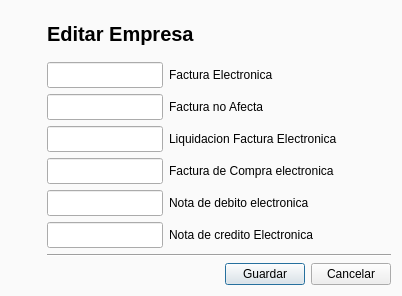
<?xml version="1.0" encoding="UTF-8"?>
<ui version="4.0">
 <class>Dialog</class>
 <widget class="QDialog" name="Dialog">
  <property name="enabled">
   <bool>true</bool>
  </property>
  <property name="geometry">
   <rect>
    <x>0</x>
    <y>0</y>
    <width>402</width>
    <height>296</height>
   </rect>
  </property>
  <property name="sizePolicy">
   <sizepolicy hsizetype="Fixed" vsizetype="Fixed">
    <horstretch>2</horstretch>
    <verstretch>0</verstretch>
   </sizepolicy>
  </property>
  <property name="minimumSize">
   <size>
    <width>402</width>
    <height>100</height>
   </size>
  </property>
  <property name="maximumSize">
   <size>
    <width>1000</width>
    <height>1000</height>
   </size>
  </property>
  <property name="windowTitle">
   <string>Editar Documento</string>
  </property>
  <property name="windowIcon">
   <iconset resource="images/images.qrc">
    <normaloff>:/newPrefix/document.png</normaloff>:/newPrefix/document.png</iconset>
  </property>
  <property name="styleSheet">
   <string notr="true">QDialog{
	background:#fafafa
}
QLineEdit,QDateEdit,QDoubleSpinBox{
	padding:4px
}</string>
  </property>
  <layout class="QGridLayout" name="gridLayout">
   <item row="2" column="8">
    <layout class="QHBoxLayout" name="horizontalLayout_2">
     <item>
      <spacer name="horizontalSpacer">
       <property name="orientation">
        <enum>Qt::Horizontal</enum>
       </property>
       <property name="sizeHint" stdset="0">
        <size>
         <width>40</width>
         <height>20</height>
        </size>
       </property>
      </spacer>
     </item>
     <item>
      <widget class="QPushButton" name="pushButton">
       <property name="text">
        <string>Guardar</string>
       </property>
      </widget>
     </item>
     <item>
      <widget class="QPushButton" name="pushButton_2">
       <property name="text">
        <string>Cancelar</string>
       </property>
      </widget>
     </item>
    </layout>
   </item>
   <item row="0" column="2" colspan="2">
    <layout class="QVBoxLayout" name="verticalLayout">
     <item>
      <widget class="QLabel" name="label">
       <property name="maximumSize">
        <size>
         <width>40</width>
         <height>60</height>
        </size>
       </property>
       <property name="font">
        <font>
         <family>Arial</family>
        </font>
       </property>
       <property name="text">
        <string/>
       </property>
       <property name="pixmap">
        <pixmap resource="images/images.qrc">:/newPrefix/document.png</pixmap>
       </property>
       <property name="scaledContents">
        <bool>true</bool>
       </property>
      </widget>
     </item>
     <item>
      <spacer name="verticalSpacer">
       <property name="font">
        <font>
         <family>Arial</family>
        </font>
       </property>
       <property name="orientation">
        <enum>Qt::Vertical</enum>
       </property>
       <property name="sizeHint" stdset="0">
        <size>
         <width>20</width>
         <height>40</height>
        </size>
       </property>
      </spacer>
     </item>
    </layout>
   </item>
   <item row="0" column="8">
    <layout class="QVBoxLayout" name="verticalLayout_3">
     <property name="leftMargin">
      <number>10</number>
     </property>
     <item>
      <widget class="QLabel" name="labelTitulo">
       <property name="font">
        <font>
         <family>Segoe UI</family>
         <pointsize>15</pointsize>
         <weight>75</weight>
         <bold>true</bold>
        </font>
       </property>
       <property name="text">
        <string>Editar Empresa</string>
       </property>
      </widget>
     </item>
     <item>
      <layout class="QFormLayout" name="formLayout_3">
       <property name="fieldGrowthPolicy">
        <enum>QFormLayout::AllNonFixedFieldsGrow</enum>
       </property>
       <item row="1" column="0">
        <widget class="QLineEdit" name="facturaElectronicaLineEdit"/>
       </item>
       <item row="1" column="1">
        <widget class="QLabel" name="facturaElectronicaLabel">
         <property name="text">
          <string>Factura Electronica</string>
         </property>
        </widget>
       </item>
       <item row="2" column="0">
        <widget class="QLineEdit" name="facturaNoAfectaLineEdit"/>
       </item>
       <item row="2" column="1">
        <widget class="QLabel" name="facturaNoAfectaLabel">
         <property name="text">
          <string>Factura no Afecta</string>
         </property>
        </widget>
       </item>
       <item row="3" column="0">
        <widget class="QLineEdit" name="liquidacionFacturaElectronicaLineEdit"/>
       </item>
       <item row="3" column="1">
        <widget class="QLabel" name="liquidacionFacturaElectronicaLabel">
         <property name="text">
          <string>Liquidacion Factura Electronica</string>
         </property>
        </widget>
       </item>
       <item row="4" column="0">
        <widget class="QLineEdit" name="facturaDeCompraElectronicaLineEdit"/>
       </item>
       <item row="4" column="1">
        <widget class="QLabel" name="facturaDeCompraElectronicaLabel">
         <property name="text">
          <string>Factura de Compra electronica</string>
         </property>
        </widget>
       </item>
       <item row="5" column="0">
        <widget class="QLineEdit" name="notaDeDebitoElectronicaLineEdit"/>
       </item>
       <item row="5" column="1">
        <widget class="QLabel" name="notaDeDebitoElectronicaLabel">
         <property name="text">
          <string>Nota de debito electronica</string>
         </property>
        </widget>
       </item>
       <item row="6" column="1">
        <widget class="QLabel" name="notaDeCreditoElectronicaLabel">
         <property name="text">
          <string>Nota de credito Electronica</string>
         </property>
        </widget>
       </item>
       <item row="6" column="0">
        <widget class="QLineEdit" name="notaDeCreditoElectronicaLineEdit"/>
       </item>
      </layout>
     </item>
     <item>
      <widget class="Line" name="line">
       <property name="font">
        <font>
         <family>Segoe UI</family>
        </font>
       </property>
       <property name="orientation">
        <enum>Qt::Horizontal</enum>
       </property>
      </widget>
     </item>
    </layout>
   </item>
  </layout>
 </widget>
 <tabstops>
  <tabstop>pushButton</tabstop>
  <tabstop>pushButton_2</tabstop>
 </tabstops>
 <resources>
  <include location="images/images.qrc"/>
 </resources>
 <connections>
  <connection>
   <sender>pushButton_2</sender>
   <signal>clicked()</signal>
   <receiver>Dialog</receiver>
   <slot>reject_slot()</slot>
   <hints>
    <hint type="sourcelabel">
     <x>391</x>
     <y>285</y>
    </hint>
    <hint type="destinationlabel">
     <x>37</x>
     <y>105</y>
    </hint>
   </hints>
  </connection>
  <connection>
   <sender>pushButton</sender>
   <signal>clicked()</signal>
   <receiver>Dialog</receiver>
   <slot>accept_slot()</slot>
   <hints>
    <hint type="sourcelabel">
     <x>310</x>
     <y>285</y>
    </hint>
    <hint type="destinationlabel">
     <x>72</x>
     <y>151</y>
    </hint>
   </hints>
  </connection>
 </connections>
 <slots>
  <slot>reject_slot()</slot>
  <slot>accept_slot()</slot>
 </slots>
</ui>
